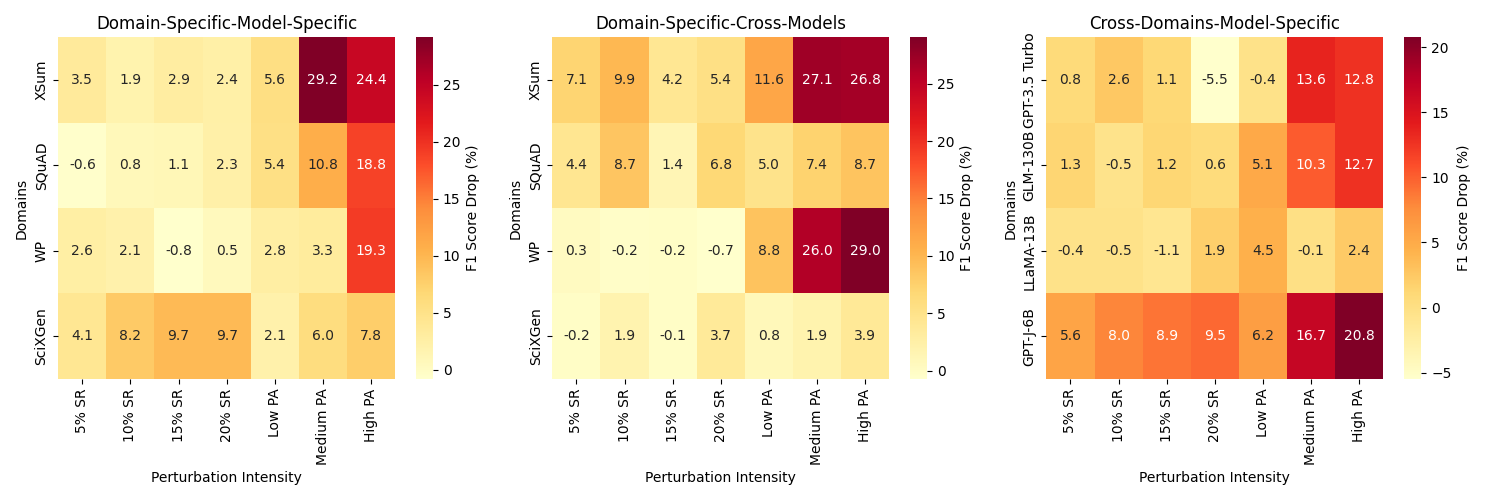

Source code (Python):
import matplotlib
# 必须在导入 pyplot 之前设置后端
matplotlib.use('TkAgg')

import seaborn as sns
import matplotlib.pyplot as plt
import pandas as pd

# ==========================================
# 1. 准备数据 (将你提供的三个数据集合整理好)
# ==========================================

# 数据集 1
data1 = {
    '5% SR': [3.53, -0.62, 2.62, 4.13],
    '10% SR': [1.86, 0.77, 2.1, 8.19],
    '15% SR': [2.89, 1.05, -0.79, 9.66],
    '20% SR': [2.44, 2.28, 0.52, 9.73],
    'Low PA': [5.64, 5.4, 2.75, 2.12],
    'Medium PA': [29.17, 10.82, 3.28, 5.95],
    'High PA': [24.38, 18.79, 19.26, 7.76]
}
df1 = pd.DataFrame(data1, index=['XSum', 'SQuAD', 'WP', 'SciXGen'])

# 数据集 2
data2 = {
    '5% SR': [7.14, 4.38, 0.32, -0.22],
    '10% SR': [9.88, 8.69, -0.24, 1.85],
    '15% SR': [4.22, 1.39, -0.18, -0.13],
    '20% SR': [5.39, 6.84, -0.70, 3.67],
    'Low PA': [11.63, 4.97, 8.85, 0.85],
    'Medium PA': [27.11, 7.39, 26.00, 1.93],
    'High PA': [26.82, 8.74, 29.03, 3.85]
}
df2 = pd.DataFrame(data2, index=['XSum', 'SQuAD', 'WP', 'SciXGen'])

# 数据集 3
data3 = {
    '5% SR': [0.82, 1.33, -0.38, 5.6],
    '10% SR': [2.62, -0.5, -0.45, 7.96],
    '15% SR': [1.1, 1.19, -1.05, 8.92],
    '20% SR': [-5.47, 0.58, 1.92, 9.52],
    'Low PA': [-0.44, 5.1, 4.5, 6.15],
    'Medium PA': [13.6, 10.26, -0.1, 16.67],
    'High PA': [12.76, 12.67, 2.39, 20.75]
}
df3 = pd.DataFrame(data3, index=['GPT-3.5 Turbo', 'GLM-130B', 'LLaMA-13B', 'GPT-J-6B'])

# ==========================================
# 2. 创建画布与绘图 (一行三列)
# ==========================================

# 创建画布，1行3列，调整整体大小 (宽24英寸，高5英寸)
fig, axes = plt.subplots(1, 3, figsize=(15, 5))

# --- 绘制第一张图 ---
sns.heatmap(df1, ax=axes[0], annot=True, cmap='YlOrRd', fmt=".1f", cbar_kws={'label': 'F1 Score Drop (%)'})
axes[0].set_title('Domain-Specific-Model-Specific')
axes[0].set_ylabel('Domains')
axes[0].set_xlabel('Perturbation Intensity')

# --- 绘制第二张图 ---
sns.heatmap(df2, ax=axes[1], annot=True, cmap='YlOrRd', fmt=".1f", cbar_kws={'label': 'F1 Score Drop (%)'})
axes[1].set_title('Domain-Specific-Cross-Models')
axes[1].set_ylabel('Domains')
axes[1].set_xlabel('Perturbation Intensity')

# --- 绘制第三张图 ---
sns.heatmap(df3, ax=axes[2], annot=True, cmap='YlOrRd', fmt=".1f", cbar_kws={'label': 'F1 Score Drop (%)'})
axes[2].set_title('Cross-Domains-Model-Specific')
axes[2].set_ylabel('Domains')
axes[2].set_xlabel('Perturbation Intensity')

# ==========================================
# 3. 调整布局并显示
# ==========================================
# 自动调整子图参数，防止标签重叠
plt.tight_layout()

# 显示图片
plt.show()

# 如果需要保存图片，取消下面这行的注释
plt.savefig('combined_heatmaps.png', dpi=300)
